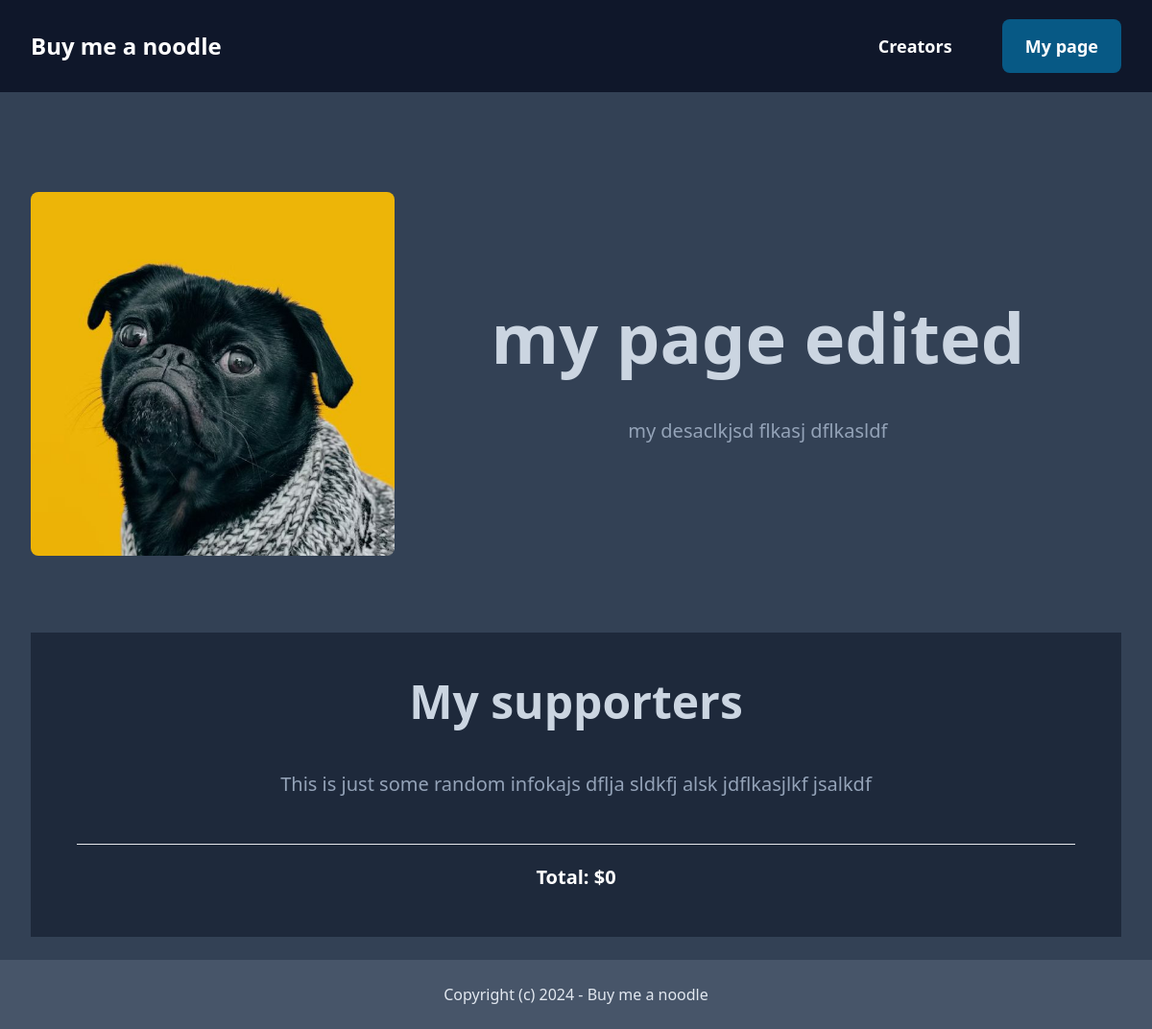
/mypage/ (signed in), run on an earlier commit of the app's database.
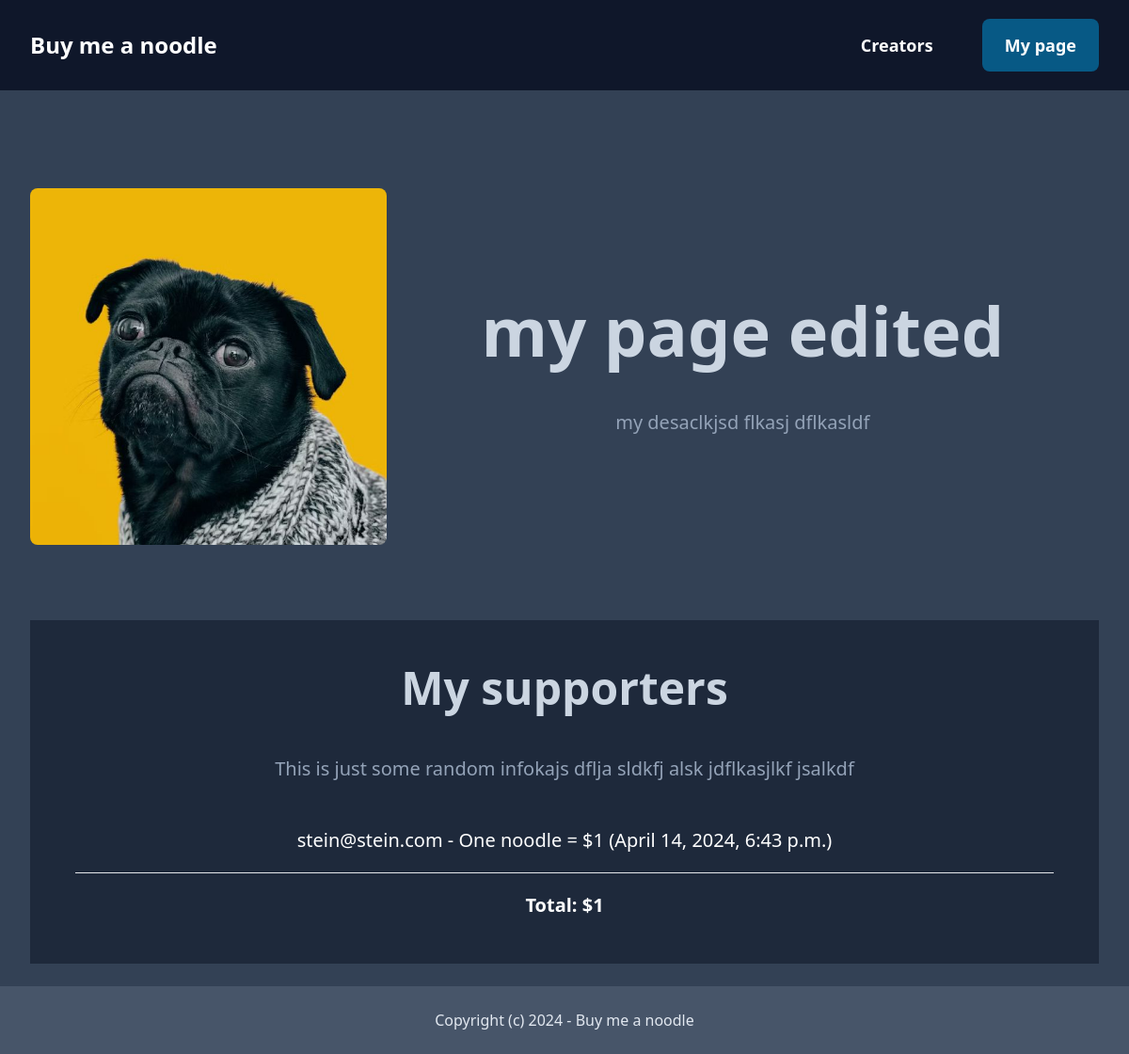
And on a later commit of the database.
### creator/models.py (models this page shows)
class Creator(models.Model):
    title = models.CharField(max_length=255)
    description = models.TextField(blank=True, null=True)
    image = models.ImageField(upload_to='uploads/creators')
    user = models.OneToOneField(User, related_name='creator', on_delete=models.CASCADE)
    created_at = models.DateTimeField(auto_now_add=True)

class Support(models.Model):
    creator = models.ForeignKey(Creator, related_name='supports', on_delete=models.CASCADE)
    amount = models.IntegerField()
    is_paid = models.BooleanField(default=False)
    email = models.EmailField()
    cryptomus_uuid = models.UUIDField(blank=True, null=True)
    created_at = models.DateTimeField(auto_now_add=True)

### creator/views.py (the view)
# urls.py: path('mypage/', views.mypage, name='mypage'),
@login_required
def mypage(request):
    creator = request.user.creator
    supports = creator.supports.filter(is_paid=True)
    total = 0
    for support in supports:
        total += support.amount
    return render(request, 'creator/mypage.html', {
        'creator': creator,
        'supports': supports,
        'total': total
    })

### creator/templates/creator/mypage.html (shortened to what this page needs)
{% extends 'core/base.html' %}
{% load static %}
{% block content %}
<div class="py-20 grid grid-cols-3 items-center">
    <figure class="col-span-1">
        <img src="{{ creator.image.url }}" class="rounded-lg">
    </figure>
    <div class="col-span-2 space-y-12 text-center">
        <h1 class="text-7xl text-slate-300 font-bold">{{ creator.title }}</h1>
        <p class="text-xl text-slate-400">
            {{ creator.description }}
        </p>
    </div>
</div>
<div class="py-12 bg-slate-800">
    <div class="px-12">
        <h2 class="mb-12 text-5xl text-slate-300 text-center font-bold">My supporters</h2>
        <p class="text-xl text-slate-400 text-center">
            This is just some random infokajs dflja sldkfj alsk jdflkasjlkf jsalkdf
        </p>
        <div class="mt-12 text-center text-white space-y-5">
            {% for support in supports %}
                <p class="text-xl">{{ support.email }} - {% if support.amount == 1 %}One noodle{% elif support.amount == 2 %}Two noodles{% endif %} = ${{support.amount}} ({{ support.created_at }})</p>
            {% endfor %}
            <hr>
            <p class="text-xl font-bold">Total: ${{ total }}</p>
        </div>
    </div>
</div>
{% endblock %}

### core/templates/core/base.html (shortened to what this page needs)
<!doctype html>
<html>
    <head>
        <script src="https://cdn.tailwindcss.com"></script>
    </head>
    <body class="bg-slate-700">
        <nav class="py-8 px-8 flex flex-row items-center justify-between bg-slate-900">
            <div>
                <a href="{% url 'core:index' %}" class="text-2xl text-white font-bold">Buy me a noodle</a>
            </div>
            <div class="space-x-6">
                <a href="{% url 'creator:creators' %}" class="py-4 px-6 text-lg font-bold text-white">Creators</a>
                {% if request.user.is_authenticated %}
                    <a href="{% url 'creator:mypage' %}" class="py-4 px-6 text-lg font-bold text-white bg-sky-800 rounded-lg">My page</a>
                {% endif %}
            </div>
        </nav>
        <main class="py-6 px-8">
            {% block content %}
            {% endblock %}
        </main>
        <footer class="py-6 px-8 text-center bg-slate-600">
            <p class="text-slate-200">Copyright (c) 2024 - Buy me a noodle</p>
        </footer>
    </body>
</html>

What changed in the data, as far as the page shows it:
added Support: email "stein@stein.com", shows "One noodle", amount "1", created_at "April 14, 2024, 6:43 p.m."
Also different on the page:
{{ total }}: "0" → "1"
